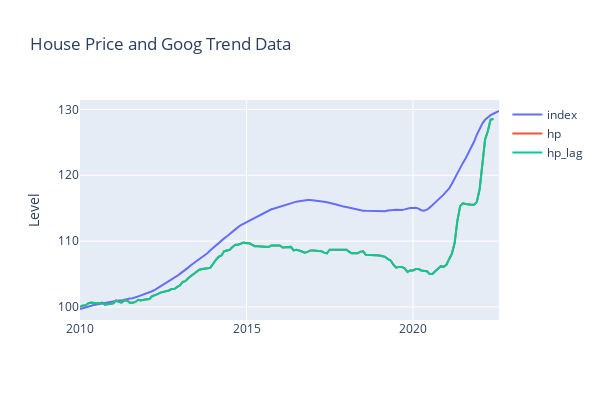

Notebook code for this chart:
### Markdown cell above
**Preparing the dataframe for analysis**

### Code cell
df_main = df_hs_treat
location = 'ab'

df_main['hp'] = df_hp[location]
df_main['hp_lag'] = df_hp[location]

fig_2 = px.line(df_main, color='variable',labels={"value": "Level","_index": "","variable": ""}, width=600, height=400,title="House Price and Goog Trend Data")
fig_2.show()

### Figure 1 — Plotly figure (JSON) as saved in the notebook; plotly's stock layout.template omitted (floating-point values rounded to 4 significant figures; data arrays with more than 128 entries replaced by an {"elided": "..."} marker saying what was removed)
{"data": [{"hovertemplate": "=%{x}<br>Level=%{y}<extra></extra>", "legendgroup": "index", "line": {"color": "#636efa", "dash": "solid"}, "marker": {"symbol": "circle"}, "mode": "lines", "name": "index", "orientation": "v", "showlegend": true, "type": "scatter", "x": {"elided": "152 str values"}, "xaxis": "x", "y": {"elided": "152 float values"}, "yaxis": "y"}, {"hovertemplate": "=%{x}<br>Level=%{y}<extra></extra>", "legendgroup": "hp", "line": {"color": "#EF553B", "dash": "solid"}, "marker": {"symbol": "circle"}, "mode": "lines", "name": "hp", "orientation": "v", "showlegend": true, "type": "scatter", "x": {"elided": "152 str values"}, "xaxis": "x", "y": {"elided": "152 float values"}, "yaxis": "y"}, {"hovertemplate": "=%{x}<br>Level=%{y}<extra></extra>", "legendgroup": "hp_lag", "line": {"color": "#00cc96", "dash": "solid"}, "marker": {"symbol": "circle"}, "mode": "lines", "name": "hp_lag", "orientation": "v", "showlegend": true, "type": "scatter", "x": {"elided": "152 str values"}, "xaxis": "x", "y": {"elided": "152 float values"}, "yaxis": "y"}], "layout": {"height": 400, "legend": {"title": {"text": ""}, "tracegroupgap": 0}, "title": {"text": "House Price and Goog Trend Data"}, "width": 600, "xaxis": {"anchor": "y", "domain": [0, 1], "title": {"text": ""}}, "yaxis": {"anchor": "x", "domain": [0, 1], "title": {"text": "Level"}}}}
